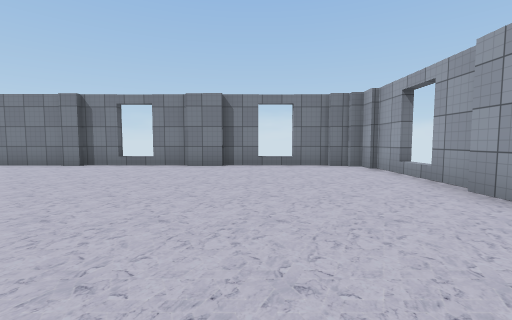
View 1 (above)

12 first-person views from a walk through a 3-D level made in the Unity game engine. The camera is 1.2 m above the floor, tilts 4° down and sees 90° across. Doors are open. The floor is counted in squares, 1.8 m on a side. Each view is taken from the middle of a square. On the plan, view 1 faces up. The plan holds only what a view shows up to about 9 squares ahead; the rest is blank. The player character is not drawn. Some surface patterns are stand-ins.

View 2
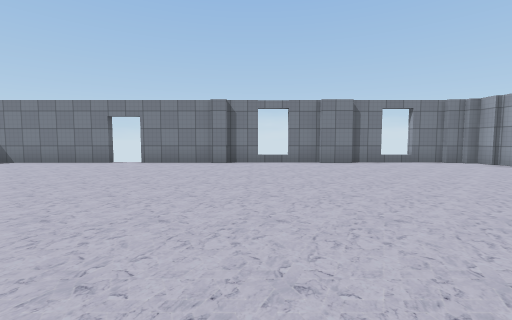

View 3
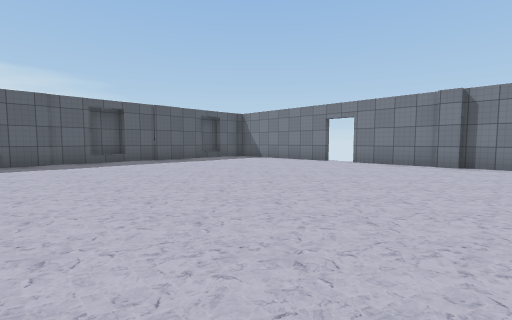

View 4
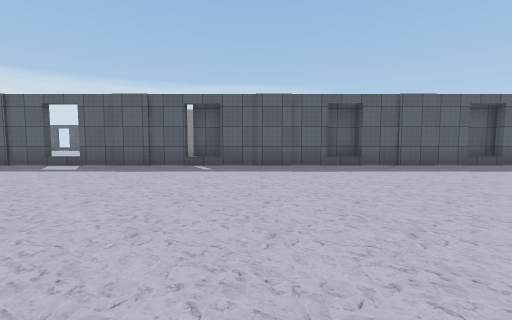

View 5
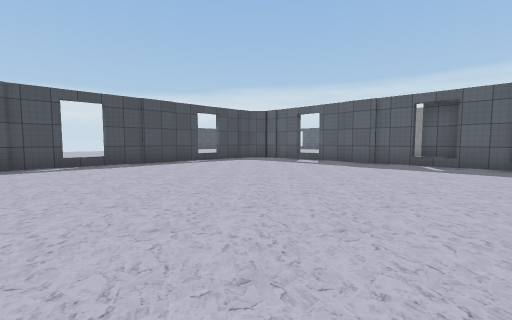

View 6
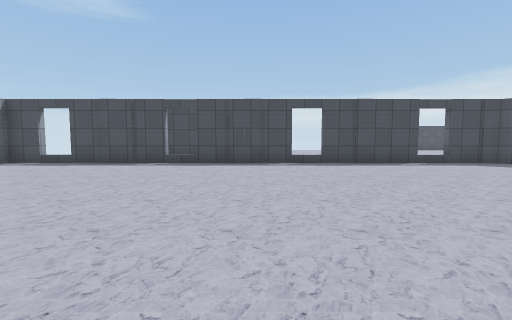

View 7
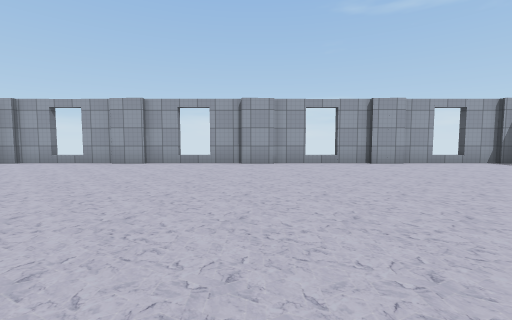

View 8
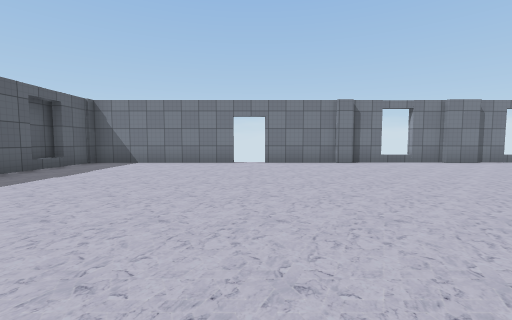

View 9
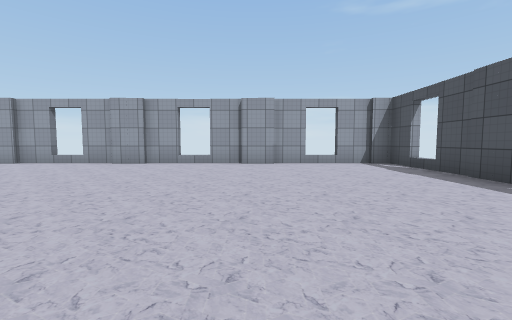

View 10
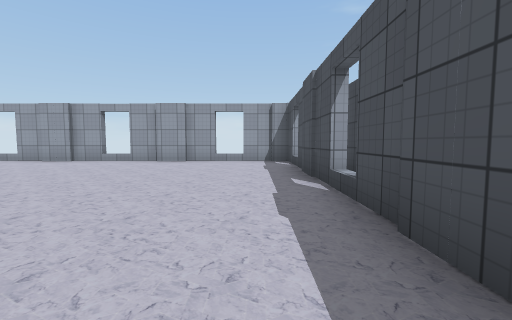

View 11
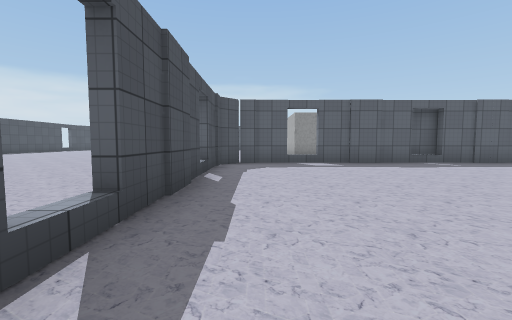

View 12
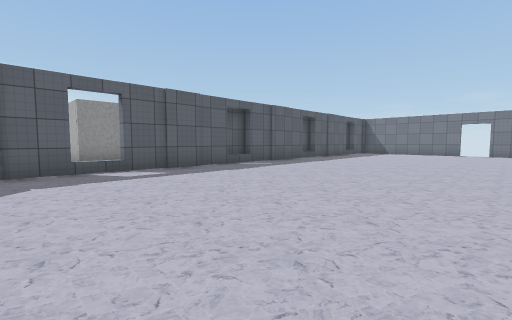

### Floor plan
Points are (right, up) in squares from view 1. A wall is a line through its corners. A room is listed if a view was taken in it or the views show most of it. See-through windows are left out.
Room 1 (views 1, 2, 3, 4, 5, 6, 7, 8, 9, 10, 11, 12)
walls: (2.9, -1.6) (2.9, -0.5); (3.1, -0.6) (3.1, 0.5); (-6.2, -9.1) (-3.1, -9.1); (3.1, -2.6) (3.1, -1.5); (-3.9, 7.2) (-7.8, 7.2); (-13.3, -2.5) (-13.3, -8.4) (-12.6, -9.1) (-11.1, -9.1); (3.1, 1.4) (3.1, 2.5); (-13.3, 1.1) (-13.3, -2); (-2.2, -9.1) (0.9, -9.1); (2.9, 2.4) (2.9, 3.5); (-13.6, -1.9) (-13.6, -2.9); (3.1, -4.6) (3.1, -3.5); (-8.6, 7.2) (-13.3, 7.2) (-13.3, 6); (-13.6, 2.1) (-13.6, 1); (2.9, -5.6) (2.9, -4.5); (3.1, 3.5) (3.1, 4.5); (-10.2, -9.1) (-7.1, -9.1); (0.1, 7.2) (-3, 7.2); (3.1, -6.6) (3.1, -5.5); (-13.3, 5.1) (-13.3, 2); (3.1, 5.4) (3.1, 6.5); (1.8, -9.1) (2.9, -9.1) (2.9, -8.5); (2.9, 6.4) (2.9, 7); (3.1, -8.6) (3.1, -7.5); (2.6, 7.2) (1, 7.2); (-13.6, 6.2) (-13.6, 5.2)
ways out: opening at (-11, -9); opening at (-7, -9); open door at (-8, 7); gap at (-13, -6.5); gap at (-3.5, 8); gap at (0.5, 8)

Where each view was taken, in squares from view 1:
view 1: 0 up, 0 right, facing up
view 2: 1 down, 4 left, facing up
view 3: 1 down, 4 left, facing up-left
view 4: 1 down, 6 left, facing left
view 5: 1 down, 5 left, facing down-left
view 6: 1 down, 5 left, facing down
view 7: 1 down, 5 left, facing right
view 8: 1 down, 8 left, facing up
view 9: 5 down, 5 left, facing right
view 10: 8 down, 6 left, facing right
view 11: 8 down, 5 left, facing left
view 12: 8 down, 7 left, facing up-left
